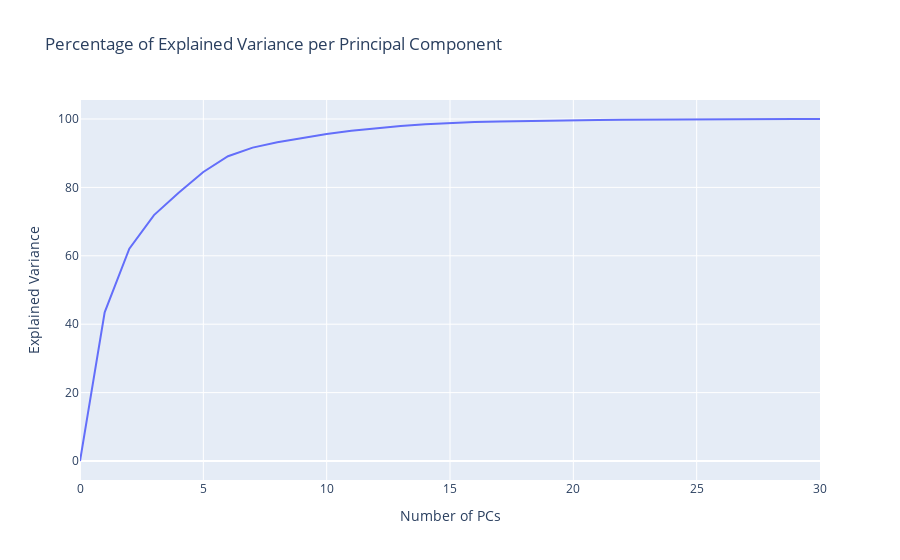

The notebook cell saved with this chart:
### Markdown cell above
##### PCA

### Code cell
# Principal Component Analysis
eda.pca_variance_plot(train_df, identifier=id_features, categorical=categorical_features, continuous=continuous_features, target="Diagnosis")

### Figure 1 — Plotly figure (JSON) as saved in the notebook; plotly's stock layout.template omitted (floating-point values rounded to 4 significant figures)
{"data": [{"type": "scatter", "y": [0, 43.48, 62.08, 71.9, 78.47, 84.5, 89.1, 91.63, 93.19, 94.5, 95.61, 96.55, 97.34, 97.99, 98.5, 98.87, 99.1, 99.26, 99.41, 99.53, 99.64, 99.73, 99.79, 99.85, 99.9, 99.94, 99.97, 99.99, 100.0, 100.0, 100.0]}], "layout": {"title": {"text": "Percentage of Explained Variance per Principal Component"}, "xaxis": {"range": [0, 30], "title": {"text": "Number of PCs"}}, "yaxis": {"title": {"text": "Explained Variance"}}}}
